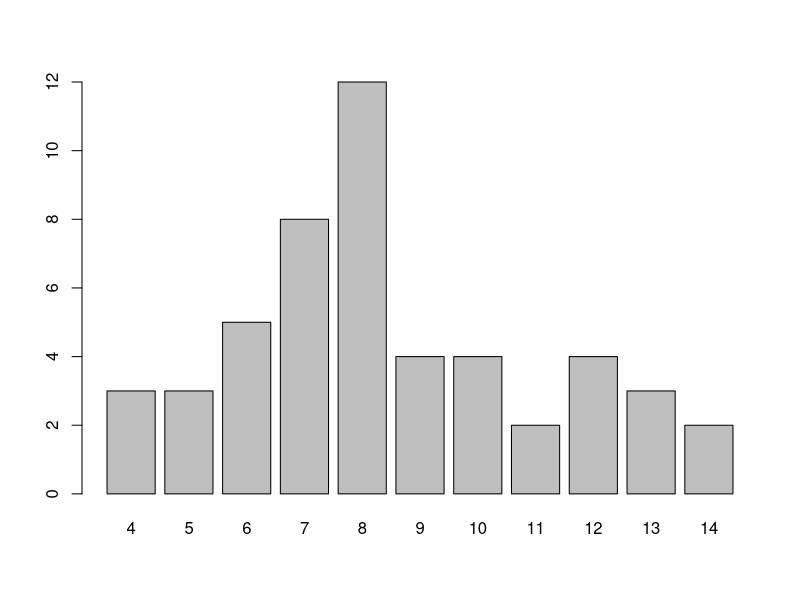

The R script that drew this image:
## ---- chunk 1
knitr::opts_chunk$set(echo = TRUE)
## ---- chunk 2
head(USArrests)
states <- rownames(USArrests)
head(states)

tolower(states)
toupper(states)
casefold(states)
## ---- chunk 3
nchar(states)
## ---- chunk 4
tolower(states)
toupper(states)
casefold(states)
## ---- chunk 5
num_chars <- nchar(states)
char_freqs <- table(num_chars)
barplot(char_freqs)
## ---- chunk 6
paste('Pumpkin', 'Pie')
paste(states[1:5], num_chars[1:5], sep = " = ")
paste(states[1:5], collapse ='')

## ---- chunk 7
factorial(7)
## ---- chunk 8
states1 <- substr(states, 1,3)
statesend <- substr(states, nchar(states)-2, nchar(states))
statesmix <- paste0(substr(states1,1,1), statesend)
statesmix
## ---- chunk 9
to_celsius <- function(x = 1) {
  (x - 32) * (5/9)
}

to_kelvin <- function(x = 1) {
  (x + 459.67) * (5/9)
}

to_reaumur <- function(x = 1) {
  (x - 32) * (4/9)
}

to_rankine <- function(x = 1) {
  x + 459.67
}

temp_convert <- function(x = 1, to = "celsius") {
  switch(to,
         "celsius" = to_celsius(x),
         "kelvin" = to_kelvin(x),
         "reaumur" = to_reaumur(x),
         "rankine" = to_rankine(x))
}

temp_convert(30, 'celsius')

temp_convert <- function(x = 1, to = "celsius") {
  to = casefold(to)
  switch(to,
         "celsius" = to_celsius(x),
        "kelvin" = to_kelvin(x),
         "reaumur" = to_reaumur(x),
         "rankine" = to_rankine(x))
}

temp_convert(30, 'celsius')
temp_convert(30, 'Celsius')
temp_convert(30, 'CELSIUS')
## ---- chunk 10
file1 <- paste0('file', 1:10, '.csv')
file1
paste('file', 1:10, '.csv', sep = '')
file3 <- rep(0,10)
for (i in 1:10) { file3[i] <- paste0('file', i,'.csv')
}
file3
## ---- chunk 11
substr(file3, 5, nchar(file3))
paste0("dataset",substr(file3, 5, nchar(file3)))

## ---- chunk 12
# name of output file
outfile <- "output.txt"
cat("---", file = outfile)
cat("\n","title: Lab09", file = outfile, append = TRUE )
cat("\n", "author: Kayla Fathi", file = outfile, append = TRUE)
cat("\n", "date: 10/25/18", file = outfile, append = TRUE)
cat("\n", "output: html_document", file = outfile, append = TRUE)
cat("\n", "---", file = outfile, append = TRUE)
cat("\n", file = outfile, append = TRUE)
# writing to 'outfile.txt'
cat("\n","This is the first line", file = outfile, append = TRUE)
# insert new line
cat("\n", file = outfile, append = TRUE)
cat("A 2nd line", file = "output.txt", append = TRUE)
# insert 2 new lines
cat("\n\n", file = outfile, append = TRUE)
cat("\nThe quick brown fox jumps over the lazy dog\n",
    file = outfile, append = TRUE)

## ---- chunk 13
is_color <- function(x) {
  colors(x) 
  
colors <- colors()
"white" %in% colors
}
